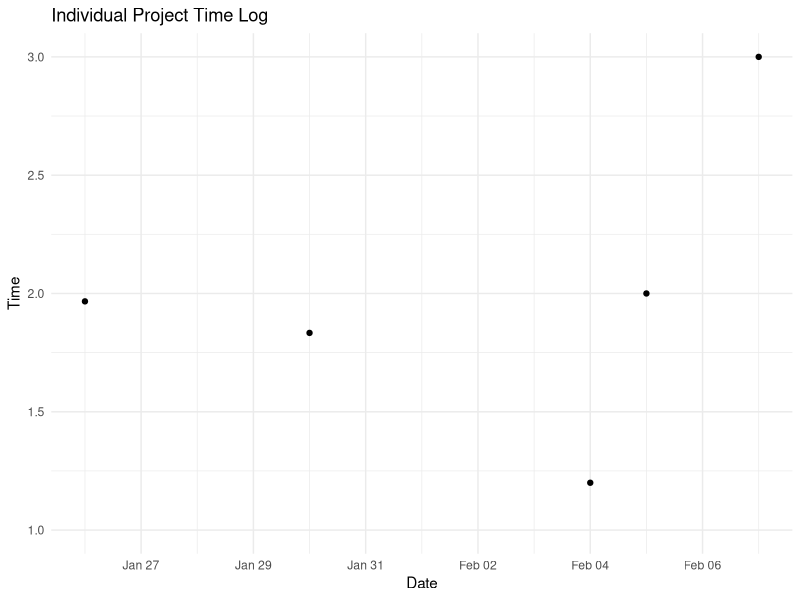
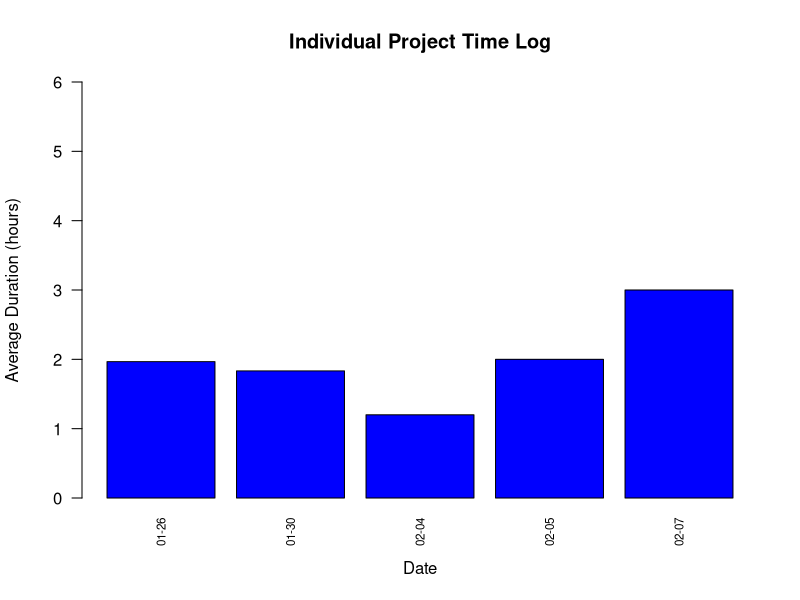
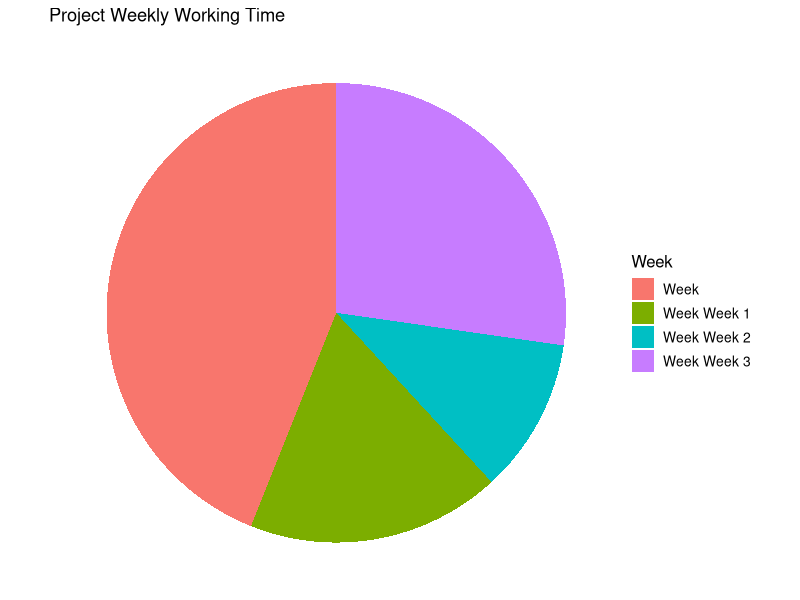

R code for these plots, in order:
# Load necessary libraries
library(dplyr)
library(lubridate)
library(ggplot2)

# Load the data
data <- read.csv("time_logs.csv")

# Split the 'TIME' column into 'Start' and 'End'
data <- data %>%
  mutate(StartTime = gsub(" - .*", "", TIME),
         EndTime = gsub(".*- ", "", TIME),
         Date = as.Date(StartTime, format="%m-%d-%Y"))

# Convert 'StartTime' and 'EndTime' to POSIXct
data <- data %>%
  mutate(StartTime = mdy_hm(paste(StartTime)),
         EndTime = mdy_hm(paste(substr(data$Start, 1, 11), EndTime)))

# Calculate the duration in hours or minutes
data <- data %>%
  mutate(Duration = as.numeric(difftime(EndTime, StartTime, units="hours")))

# View the modified data
head(data)
# Plotting the start times
ggplot(data, aes(x=Date, y=Duration)) +  # Replace 'Value' with the actual value column name
  geom_point() +  # Or geom_line() if you want to connect the points
  labs(title="Individual Project Time Log", x="Date", y="Time") +
  theme_minimal()
# Aggregate data to calculate average duration per week
aggregate_data <- aggregate(Duration ~ Date, data, mean, na.rm = TRUE)
# Create a bar plot
aggregate_data$FormattedDate <- format(aggregate_data$Date, "%m-%d")
y_max <- 6  # Adds 10% padding to the max value for better display
barplot(aggregate_data$Duration,
        names.arg = aggregate_data$FormattedDate,
        col = "blue",
        main = "Individual Project Time Log",
        xlab = "Date",
        ylab = "Average Duration (hours)",
        ylim = c(0, y_max),  # Adjust y-axis limits
        las = 2,  # Makes the axis labels perpendicular to the axis
        cex.names = 0.7)  # Adjusts the size of the week labels

weekly_duration <- aggregate(Duration ~ WEEK, data, sum)
weekly_duration$WeekLabel <- paste("Week", weekly_duration$WEEK)
ggplot(weekly_duration, aes(x="", y=Duration, fill=WeekLabel)) +
  geom_bar(width = 1, stat = "identity") +
  coord_polar("y", start=0) + 
  labs(title="Project Weekly Working Time", x="", y="", fill="Week") +
  theme_void() +
  theme(legend.title = element_text(size=12), legend.text = element_text(size=10))
